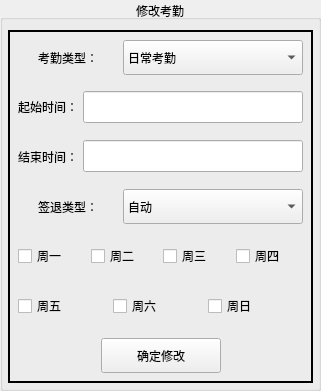
              <widget class="QGroupBox" name="groupBox_update">
               <property name="geometry">
                <rect>
                 <x>550</x>
                 <y>10</y>
                 <width>321</width>
                 <height>391</height>
                </rect>
               </property>
               <property name="styleSheet">
                <string notr="true">*
{
font: 12pt &quot;楷体&quot;;
}</string>
               </property>
               <property name="title">
                <string>修改考勤</string>
               </property>
               <property name="alignment">
                <set>Qt::AlignCenter</set>
               </property>
               <layout class="QHBoxLayout" name="horizontalLayout_26">
                <property name="spacing">
                 <number>0</number>
                </property>
                <property name="leftMargin">
                 <number>5</number>
                </property>
                <property name="topMargin">
                 <number>10</number>
                </property>
                <property name="rightMargin">
                 <number>5</number>
                </property>
                <property name="bottomMargin">
                 <number>5</number>
                </property>
                <item>
                 <widget class="QWidget" name="widget_update" native="true">
                  <property name="styleSheet">
                   <string notr="true">#widget_update
{
border:2px solid;
}
</string>
                  </property>
                  <layout class="QVBoxLayout" name="verticalLayout_13">
                   <property name="spacing">
                    <number>5</number>
                   </property>
                   <property name="leftMargin">
                    <number>10</number>
                   </property>
                   <property name="topMargin">
                    <number>5</number>
                   </property>
                   <property name="rightMargin">
                    <number>10</number>
                   </property>
                   <property name="bottomMargin">
                    <number>5</number>
                   </property>
                   <item>
                    <widget class="QWidget" name="widget_15" native="true">
                     <layout class="QHBoxLayout" name="horizontalLayout_27">
                      <property name="spacing">
                       <number>5</number>
                      </property>
                      <property name="leftMargin">
                       <number>0</number>
                      </property>
                      <property name="topMargin">
                       <number>0</number>
                      </property>
                      <property name="rightMargin">
                       <number>0</number>
                      </property>
                      <property name="bottomMargin">
                       <number>0</number>
                      </property>
                      <item>
                       <widget class="QLabel" name="groupBox_update_type_lbl">
                        <property name="maximumSize">
                         <size>
                          <width>100</width>
                          <height>9999</height>
                         </size>
                        </property>
                        <property name="text">
                         <string>考勤类型：</string>
                        </property>
                        <property name="alignment">
                         <set>Qt::AlignCenter</set>
                        </property>
                       </widget>
                      </item>
                      <item>
                       <widget class="QComboBox" name="groupBox_update_type_box">
                        <property name="minimumSize">
                         <size>
                          <width>0</width>
                          <height>35</height>
                         </size>
                        </property>
                        <item>
                         <property name="text">
                          <string>日常考勤</string>
                         </property>
                        </item>
                       </widget>
                      </item>
                     </layout>
                    </widget>
                   </item>
                   <item>
                    <widget class="QWidget" name="widget_17" native="true">
                     <layout class="QHBoxLayout" name="horizontalLayout_28">
                      <property name="spacing">
                       <number>5</number>
                      </property>
                      <property name="leftMargin">
                       <number>0</number>
                      </property>
                      <property name="topMargin">
                       <number>0</number>
                      </property>
                      <property name="rightMargin">
                       <number>0</number>
                      </property>
                      <property name="bottomMargin">
                       <number>0</number>
                      </property>
                      <item>
                       <widget class="QLabel" name="groupBox_update_start_lbl">
                        <property name="text">
                         <string>起始时间：</string>
                        </property>
                        <property name="alignment">
                         <set>Qt::AlignCenter</set>
                        </property>
                       </widget>
                      </item>
                      <item>
                       <widget class="QLineEdit" name="groupBox_update_start_line">
                        <property name="minimumSize">
                         <size>
                          <width>0</width>
                          <height>32</height>
                         </size>
                        </property>
                       </widget>
                      </item>
                     </layout>
                    </widget>
                   </item>
                   <item>
                    <widget class="QWidget" name="widget_18" native="true">
                     <layout class="QHBoxLayout" name="horizontalLayout_29">
                      <property name="spacing">
                       <number>5</number>
                      </property>
                      <property name="leftMargin">
                       <number>0</number>
                      </property>
                      <property name="topMargin">
                       <number>0</number>
                      </property>
                      <property name="rightMargin">
                       <number>0</number>
                      </property>
                      <property name="bottomMargin">
                       <number>0</number>
                      </property>
                      <item>
                       <widget class="QLabel" name="groupBox_update_end_lbl">
                        <property name="text">
                         <string>结束时间：</string>
                        </property>
                        <property name="alignment">
                         <set>Qt::AlignCenter</set>
                        </property>
                       </widget>
                      </item>
                      <item>
                       <widget class="QLineEdit" name="groupBox_update_end_line">
                        <property name="minimumSize">
                         <size>
                          <width>0</width>
                          <height>32</height>
                         </size>
                        </property>
                       </widget>
                      </item>
                     </layout>
                    </widget>
                   </item>
                   <item>
                    <widget class="QWidget" name="widget_19" native="true">
                     <layout class="QHBoxLayout" name="horizontalLayout_30">
                      <property name="spacing">
                       <number>5</number>
                      </property>
                      <property name="leftMargin">
                       <number>0</number>
                      </property>
                      <property name="topMargin">
                       <number>0</number>
                      </property>
                      <property name="rightMargin">
                       <number>0</number>
                      </property>
                      <property name="bottomMargin">
                       <number>0</number>
                      </property>
                      <item>
                       <widget class="QLabel" name="groupBox_update_qt_type_lbl">
                        <property name="maximumSize">
                         <size>
                          <width>100</width>
                          <height>16777215</height>
                         </size>
                        </property>
                        <property name="text">
                         <string>签退类型：</string>
                        </property>
                        <property name="alignment">
                         <set>Qt::AlignCenter</set>
                        </property>
                       </widget>
                      </item>
                      <item>
                       <widget class="QComboBox" name="groupBox_update_qt_type_box">
                        <property name="minimumSize">
                         <size>
                          <width>0</width>
                          <height>35</height>
                         </size>
                        </property>
                        <item>
                         <property name="text">
                          <string>自动</string>
                         </property>
                        </item>
                        <item>
                         <property name="text">
                          <string>人脸</string>
                         </property>
                        </item>
                       </widget>
                      </item>
                     </layout>
                    </widget>
                   </item>
                   <item>
                    <widget class="QWidget" name="widget_20" native="true">
                     <layout class="QHBoxLayout" name="horizontalLayout_31">
                      <property name="spacing">
                       <number>5</number>
                      </property>
                      <property name="leftMargin">
                       <number>0</number>
                      </property>
                      <property name="topMargin">
                       <number>0</number>
                      </property>
                      <property name="rightMargin">
                       <number>0</number>
                      </property>
                      <property name="bottomMargin">
                       <number>0</number>
                      </property>
                      <item>
                       <widget class="QCheckBox" name="groupBox_update_day1">
                        <property name="text">
                         <string>周一</string>
                        </property>
                        <property name="checked">
                         <bool>false</bool>
                        </property>
                       </widget>
                      </item>
                      <item>
                       <widget class="QCheckBox" name="groupBox_update_day2">
                        <property name="text">
                         <string>周二</string>
                        </property>
                        <property name="checked">
                         <bool>false</bool>
                        </property>
                       </widget>
                      </item>
                      <item>
                       <widget class="QCheckBox" name="groupBox_update_day3">
                        <property name="text">
                         <string>周三</string>
                        </property>
                        <property name="checked">
                         <bool>false</bool>
                        </property>
                       </widget>
                      </item>
                      <item>
                       <widget class="QCheckBox" name="groupBox_update_day4">
                        <property name="text">
                         <string>周四</string>
                        </property>
                        <property name="checked">
                         <bool>false</bool>
                        </property>
                       </widget>
                      </item>
                     </layout>
                    </widget>
                   </item>
                   <item>
                    <widget class="QWidget" name="widget_21" native="true">
                     <layout class="QHBoxLayout" name="horizontalLayout_32">
                      <property name="spacing">
                       <number>0</number>
                      </property>
                      <property name="leftMargin">
                       <number>0</number>
                      </property>
                      <property name="topMargin">
                       <number>0</number>
                      </property>
                      <property name="rightMargin">
                       <number>0</number>
                      </property>
                      <property name="bottomMargin">
                       <number>0</number>
                      </property>
                      <item>
                       <widget class="QCheckBox" name="groupBox_update_day5">
                        <property name="text">
                         <string>周五</string>
                        </property>
                        <property name="checked">
                         <bool>false</bool>
                        </property>
                       </widget>
                      </item>
                      <item>
                       <widget class="QCheckBox" name="groupBox_update_day6">
                        <property name="text">
                         <string>周六</string>
                        </property>
                        <property name="checked">
                         <bool>false</bool>
                        </property>
                       </widget>
                      </item>
                      <item>
                       <widget class="QCheckBox" name="groupBox_update_day7">
                        <property name="text">
                         <string>周日</string>
                        </property>
                        <property name="checked">
                         <bool>false</bool>
                        </property>
                       </widget>
                      </item>
                     </layout>
                    </widget>
                   </item>
                   <item>
                    <widget class="QWidget" name="widget_22" native="true">
                     <layout class="QHBoxLayout" name="horizontalLayout_33">
                      <property name="spacing">
                       <number>0</number>
                      </property>
                      <property name="leftMargin">
                       <number>0</number>
                      </property>
                      <property name="topMargin">
                       <number>0</number>
                      </property>
                      <property name="rightMargin">
                       <number>0</number>
                      </property>
                      <property name="bottomMargin">
                       <number>0</number>
                      </property>
                      <item>
                       <spacer name="horizontalSpacer_13">
                        <property name="orientation">
                         <enum>Qt::Horizontal</enum>
                        </property>
                        <property name="sizeHint" stdset="0">
                         <size>
                          <width>77</width>
                          <height>20</height>
                         </size>
                        </property>
                       </spacer>
                      </item>
                      <item>
                       <widget class="QPushButton" name="btn_Root_Update_update">
                        <property name="minimumSize">
                         <size>
                          <width>120</width>
                          <height>35</height>
                         </size>
                        </property>
                        <property name="text">
                         <string>确定修改</string>
                        </property>
                       </widget>
                      </item>
                      <item>
                       <spacer name="horizontalSpacer_14">
                        <property name="orientation">
                         <enum>Qt::Horizontal</enum>
                        </property>
                        <property name="sizeHint" stdset="0">
                         <size>
                          <width>76</width>
                          <height>20</height>
                         </size>
                        </property>
                       </spacer>
                      </item>
                     </layout>
                    </widget>
                   </item>
                  </layout>
                 </widget>
                </item>
               </layout>
              </widget>
